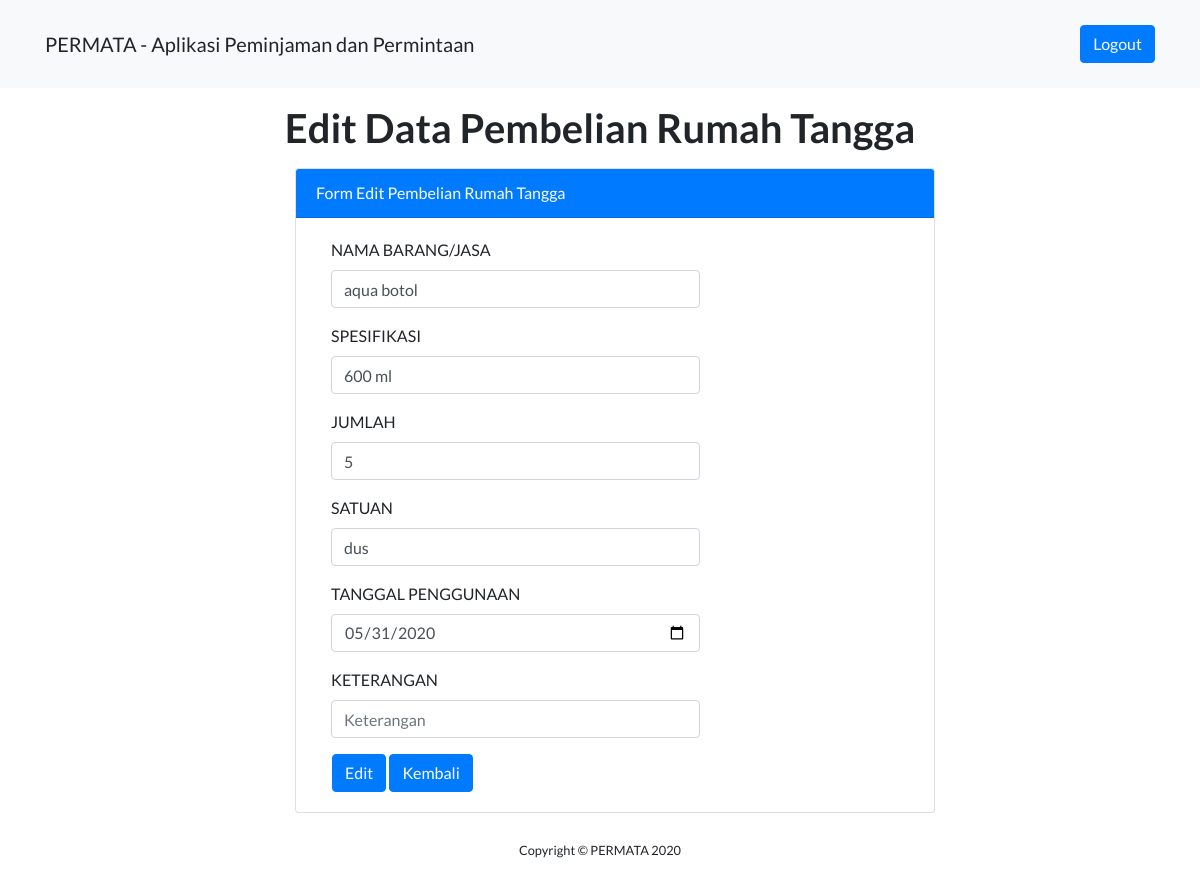
/kpbpjs/index.php/admin/edit_pembelianrt/11, run on the app's committed database.
### tables this page shows
CREATE TABLE `pembelianrumahtangga` (
  `no_pembelianrt` int(50) NOT NULL,
  `nama_barang` varchar(100) NOT NULL,
  `spesifikasi` varchar(100) NOT NULL,
  `jumlah` int(50) NOT NULL,
  `satuan` varchar(50) NOT NULL,
  `tanggal_penggunaan` date NOT NULL,
  `keterangan` varchar(100) NOT NULL
);

### kpbpjs/application/controllers/Admin.php (called while the page is built, shortened)
<?php
class Admin extends CI_Controller
{
	public function edit_pembelianrt($no_pembelianrt)
	{
		$data['title'] = 'Tambah Data Pembelian Rumah Tangga';
		$data['pembelianrumahtangga'] = $this->Permintaan_m->getPembelianRumahTanggaById($no_pembelianrt);
		$this->form_validation->set_rules('nama_barang','NAMA BARANG/JASA','required|trim');
		$this->form_validation->set_rules('spesifikasi','SPESIFIKASI');
		$this->form_validation->set_rules('jumlah','JUMLAH','required|trim');
		$this->form_validation->set_rules('satuan','SATUAN','required|trim');
		$this->form_validation->set_rules('tanggal_penggunaan','TANGGAL_PENGGUNAAN','required');
		$this->form_validation->set_rules('keterangan','KETERANGAN');
		if ($this->form_validation->run() == false) {
				$this->load->view('templates/header', $data);
				$this->load->view('templates/navbar', $data);
				$this->load->view('admin/edit_pembelianrt', $data);
				$this->load->view('templates/footer');
		} else {
			$this->Permintaan_m->UbahPembelianRumahTangga();
			$this->session->set_flashdata('message', '<div class="alert alert-success" role="alert"> Data pembelian rumah tangga berhasil diubah! </div>');
			redirect('index.php/admin/kelola_pembelianrumahtangga');
		}
	}
}

### kpbpjs/index.php (called while the page is built, shortened)
<?php
require_once BASEPATH.'core/CodeIgniter.php';

### kpbpjs/application/models/Permintaan_m.php (called while the page is built, shortened)
<?php
class Permintaan_m extends CI_Model
{
	public function getPembelianRumahTanggaById($no_pembelianrt)
	{
		return $this->db->get_where('pembelianrumahtangga', ['no_pembelianrt' => $no_pembelianrt])->row_array();
	}
}
?>

### kpbpjs/application/views/admin/edit_pembelianrt.php (the view, shortened to what this page needs)
<div class="container-fluid">
  <div class="mt-3" align="center" margin="center"><h1>Edit Data Pembelian Rumah Tangga</h1></div>
        <div class="container mt-3" style="width: 40rem;">
          <form class="form-horizontal" method="post" action="<?php base_url('admin/edit_pembelianrt') ?>">
          <div class="card" style="width: 40rem;">
          <div class="card-header bg-primary text-white">Form Edit Pembelian Rumah Tangga</div>
          <div class="card-body">
            <div class="form-group">
              <label class="control-label col-sm-8" for="nama_barang">NAMA BARANG/JASA</label>
              <div class="col-sm-8">
                <input type="text" class="form-control" id="nama_barang" name="nama_barang" placeholder="Nama Barang/Jasa" value="<?= $pembelianrumahtangga['nama_barang'] ?>">
              </div>
            </div>
            <div class="form-group">
              <label class="control-label col-sm-8" for="spesifikasi">SPESIFIKASI</label>
                <div class="col-sm-8">
                <input type="text" class="form-control" id="spesifikasi" name="spesifikasi" placeholder="Spesifikasi" value="<?= $pembelianrumahtangga['spesifikasi']; ?>">
                </div>
            </div>
            <div class="form-group">
              <label class="control-label col-sm-8" for="jumlah">JUMLAH</label>
              <div class="col-sm-8">
                <input type="text" class="form-control" id="jumlah" name="jumlah" placeholder="Jumlah" value="<?= $pembelianrumahtangga['jumlah'] ?>">
              </div>
            </div>
            <div class="form-group">
              <label class="control-label col-sm-8" for="satuan">SATUAN</label>
                <div class="col-sm-8">
                <input type="text" class="form-control" id="satuan" name="satuan" placeholder="Satuan" value="<?= $pembelianrumahtangga['satuan']; ?>">
                </div>
            </div>
            <div class="form-group">
              <label class="control-label col-sm-8" for="tanggal_penggunaan">TANGGAL PENGGUNAAN</label>
              <div class="col-sm-8">
                <input type="date" class="form-control" id="tanggal_penggunaan" name="tanggal_penggunaan" placeholder="Tanggal_penggunaan" value="<?= $pembelianrumahtangga['tanggal_penggunaan']?>">
              </div>
            </div>
            <div class="form-group">
              <label class="control-label col-sm-8" for="keterangan">KETERANGAN</label>
                <div class="col-sm-8">
                <input type="text" class="form-control" id="keterangan" name="keterangan" placeholder="Keterangan" value="<?= $pembelianrumahtangga['keterangan'] ?>">
                </div>
            </div>
            <div class="ml-3 mt-3">
              <button type="submit" class="btn btn-primary">Edit</button>
               <?php echo anchor('index.php/admin/kelola_pembelianrumahtangga', '<div class="btn btn-primary">
            Kembali
          </div>') ?>
            </div>
            </div>
            </div>
          </form>
        </div>
      </div>

### data on the page
pembelianrumahtangga: nama_barang "aqua botol", spesifikasi "600 ml", jumlah "5", satuan "dus", tanggal_penggunaan "05/31/2020"
